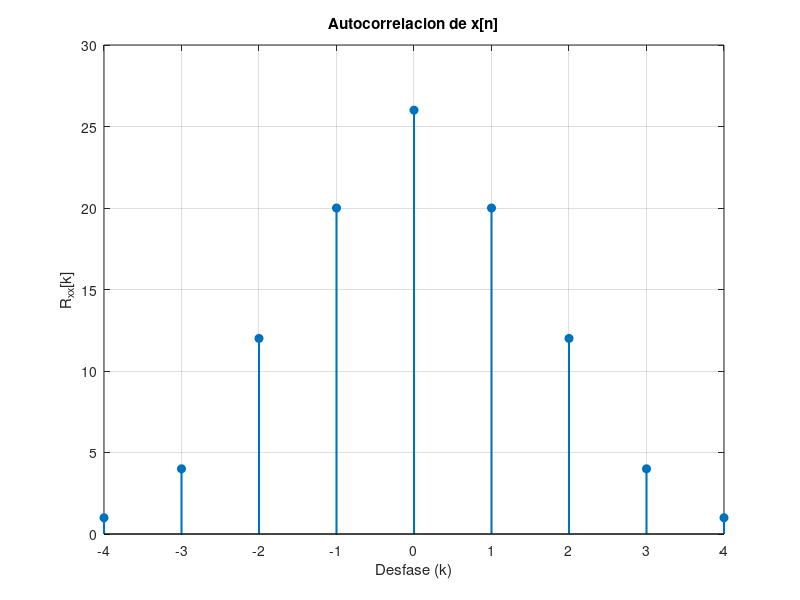

This figure's MATLAB source:
clc;
clear;

% 1. Definir la senal y su eje de tiempo
n = 0:4;
x = [1, 2, 4, 2, 1];

% 2. Calcular la autocorrelacion y sus desfases (lags)
[r_xx, lags] = xcorr(x);

% 3. Graficar la autocorrelacion
figure;
stem(lags, r_xx, 'filled', 'linewidth', 1.5);
grid on; xticks(lags);
xlabel('Desfase (k)');
ylabel('R_{xx}[k]');
title('Autocorrelacion de x[n]');
